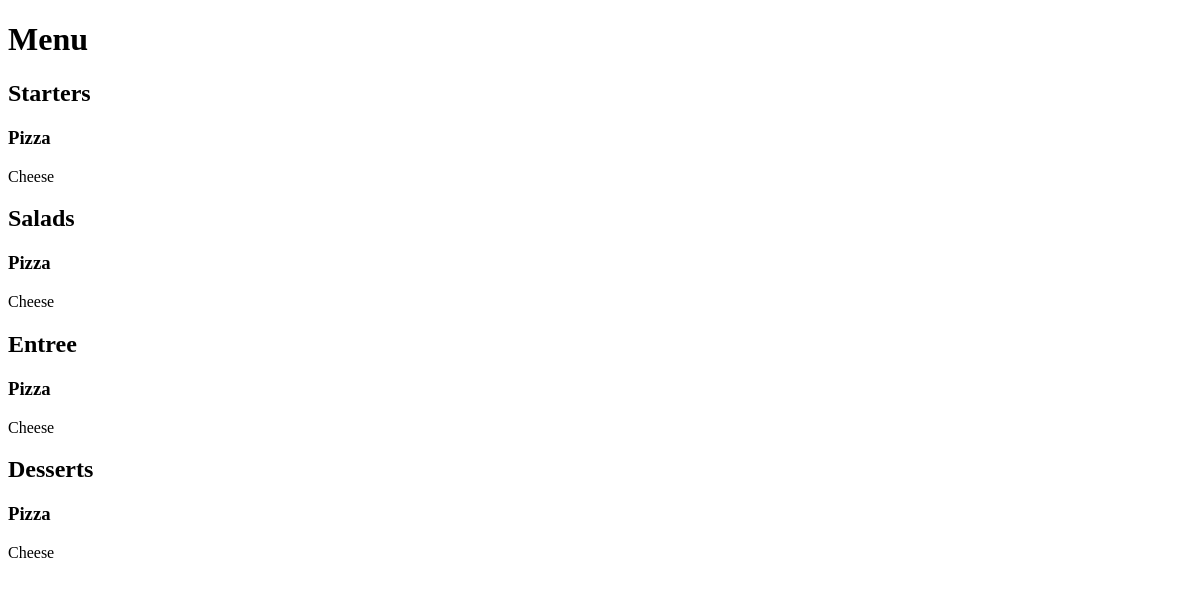
Before: / with the older database file.
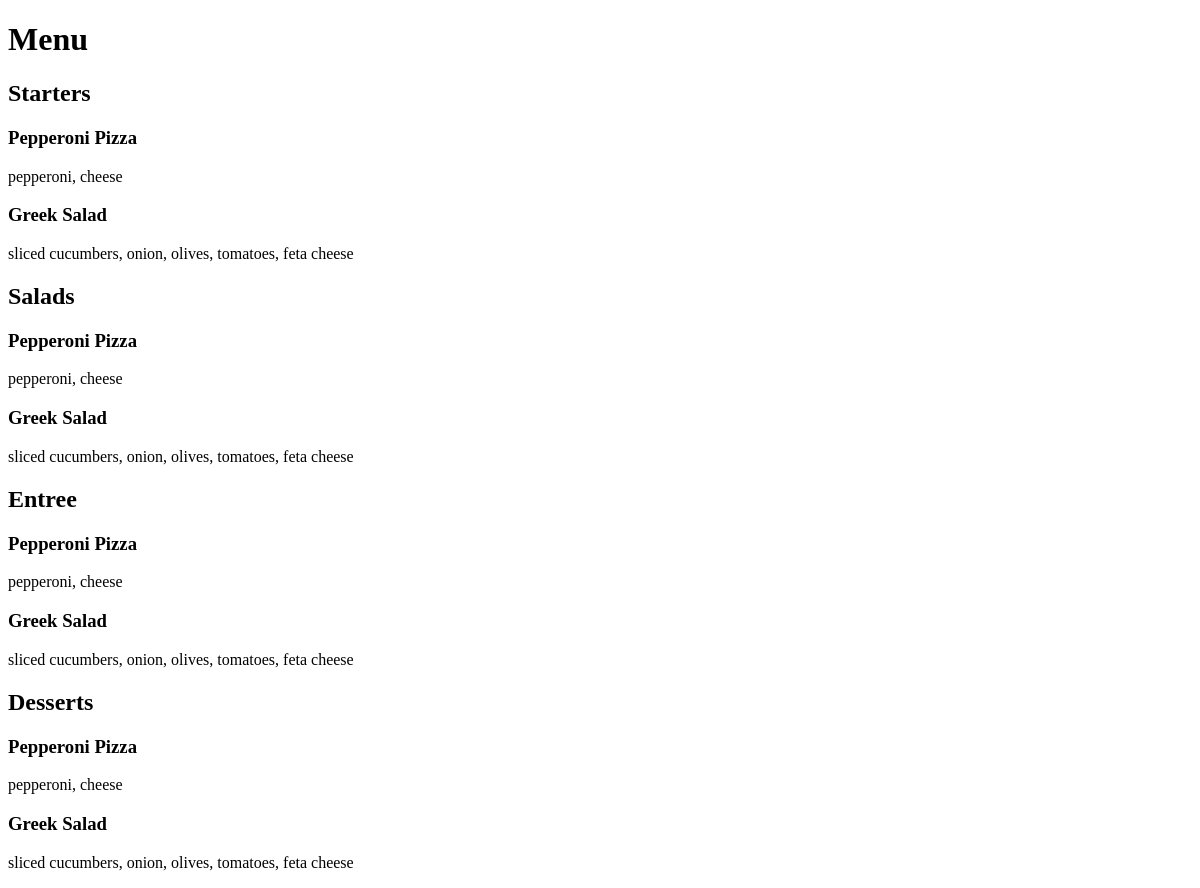
After: the same page with the newer database file.
### restaurant_menu/models.py (models this page shows, shortened)
class Item(models.Model):
    meal = models.CharField(max_length=1000, unique=True)
    desc = models.CharField(max_length=2000)
    price = models.DecimalField(max_digits=4, decimal_places=2)
    meal_category = models.CharField(max_length=200, choices=MEAL_CATEGORY)
    author = models.ForeignKey(User, on_delete=models.PROTECT) # author can be deleted from db but not their meal
    status = models.IntegerField(choices=STATUS, default=1)
    date_created = models.DateTimeField(auto_now_add=True) # records whenever item is added
    date_updated = models.DateTimeField(auto_now=True) # records whenever item is edited

### restaurant_menu/views.py (the view)
# urls.py: path('', views.MenuList.as_view(), name='home') # homepage
class MenuList(generic.ListView):
    queryset = Item.objects.order_by("date_created") # connect Item model to menu list view
    template_name = "index.html"
    def get_context_data(self, **kwargs):
        context = super().get_context_data(**kwargs) # make context dictionary instad of empty one
        context["meals"] = MEAL_CATEGORY
        return context

### restaurant_menu/templates/index.html (shortened to what this page needs)
<!DOCTYPE html>
<html lang="en">
  <head>
  </head>
  <body>
    <h1>Menu</h1>
    {% for meal in meals %}
    <h2>{{ meal.1 }}</h2>
    {% for row in item_list %}
    <h3>{{ row.meal }}</h3>
    <p>{{ row.desc }}</p>
    {% endfor %} {% endfor %}
  </body>
</html>

Changed rows visible on the page:
changed Item: meal "Pizza" → "Pepperoni Pizza"; desc "Cheese" → "pepperoni, cheese"
added Item: meal "Greek Salad", desc "sliced cucumbers, onion, olives, tomatoes, feta cheese"
